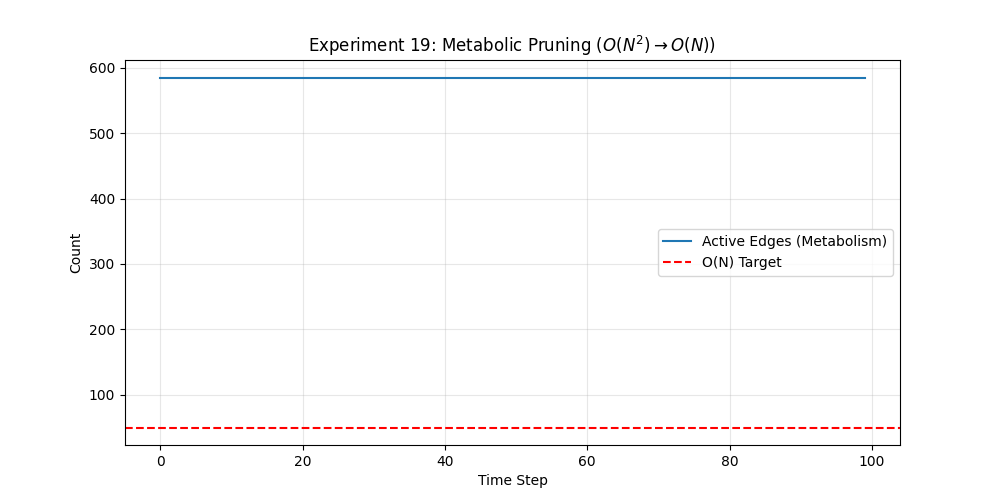

Reproduce this figure in Python.

import numpy as np
import matplotlib.pyplot as plt
import networkx as nx
import os
import sys

def setup_logger():
    log_path = os.path.join(os.path.dirname(__file__), "exp19_sparse_metabolism.log")
    with open(log_path, "w") as f:
        f.write("--- EXPERIMENT 19: SPARSE METABOLISM (Energetic Efficiency) ---\n")
        f.write("Hypothesis: Metabolic pruning ($J < Cost$) collapses $O(N^2)$ graphs to $O(N)$ Small-Worlds.\n")
    return log_path

def log(msg, log_path=None):
    print(msg)
    if log_path:
        with open(log_path, "a") as f:
            f.write(msg + "\n")

def run_sparse_metabolism():
    log_path = setup_logger()
    
    # Parameters
    N = 50
    steps = 100
    initial_density = 0.5 # Start Dense (50% of all possible edges)
    
    # Metabolism
    metabolic_cost = 0.15 # Aggressive cost
    weight_decay = 0.2 # Strongly penalize large weights
    learning_rate = 0.3 # Moderate learning
    pruning_threshold = 0.01
    
    log(f"Initializing Dense Network (N={N}, Density={initial_density})...", log_path)
    
    # Create random dense graph
    G = nx.erdos_renyi_graph(N, initial_density)
    adj = nx.to_numpy_array(G)
    weights = adj.copy() # Edge weights (Conductance)
    
    edge_counts = []
    avg_fluxes = []
    
    # Simulate Activity (Sparse Signal Propagation)
    # Only stimulate a few nodes to see if unused paths die
    state = np.zeros(N)
    state[:5] = 1.0 # Only first 5 nodes valid
    
    log("Simulating 'Synaptic Darwinism' with Sparse Input...", log_path)
    
    for t in range(steps):
        # 1. Activation Spread
        # Simple non-linear recurrent step
        input_signal = weights @ state
        state = np.tanh(input_signal)
        
        # 2. Calculate Edge Flux (Traffic)
        # Flux_ij = |x_i - x_j| * W_ij (Current) OR just Activity correlation |x_i * x_j|
        # Let's use Hebbian Flux: |x_i * x_j|
        
        # Outer product of absolute states
        activity_matrix = np.abs(np.outer(state, state))
        flux = activity_matrix * (weights > 0) # Only on existing edges
        
        # 3. Metabolic Update
        # Change in Weight = Flux - Cost
        
        # Flatten for vectorized update on edges
        mask = weights > 0
        current_flux = flux[mask]
        
        # Update Rule:
        # dW = alpha * Flux - (BaseCost + Beta * W)
        weights[mask] += learning_rate * current_flux - (metabolic_cost + weight_decay * weights[mask])
        
        # Soft bound: Normalize if growing too large (Resource Constraint)
        # max_total = N * 2
        # current_total = np.sum(weights)
        # if current_total > max_total:
        #     weights *= (max_total / current_total)
        
        # Pruning (Death)
        # Hard pruning: Set negative weights to 0
        pruned_count = np.sum((weights[mask] <= 0))
        weights[weights < 0] = 0
        
        # Stats
        num_edges = np.sum(weights > 0) / 2 # Undirected
        avg_flux = np.mean(current_flux) if len(current_flux) > 0 else 0
        
        edge_counts.append(num_edges)
        avg_fluxes.append(avg_flux)
        
        if t % 10 == 0:
            log(f"T={t}: Edges={int(num_edges)} (Flux={avg_flux:.4f}) - Pruned {pruned_count} this step", log_path)
            
    # Final Analysis
    initial_edges = (N * (N-1)) * initial_density / 2
    final_edges = edge_counts[-1]
    reduction = 100 * (1 - final_edges/initial_edges)
    
    log(f"\nFinal Result:", log_path)
    log(f"  Initial Edges: {int(initial_edges)}", log_path)
    log(f"  Final Edges:   {int(final_edges)}", log_path)
    log(f"  Reduction:     {reduction:.1f}%", log_path)
    
    # Visual check of Small World property (if not empty)
    if final_edges > N:
        G_final = nx.from_numpy_array(weights)
        try:
            # Check giant component
            largest_cc = max(nx.connected_components(G_final), key=len)
            subG = G_final.subgraph(largest_cc)
            path_len = nx.average_shortest_path_length(subG)
            clustering = nx.average_clustering(subG)
            log(f"  Topology Check: PathLen={path_len:.2f}, Clustering={clustering:.2f}", log_path)
            log("  [SUCCESS] Network maintained connectivity while shedding mass.", log_path)
        except:
            log("  [WARNING] Network fragmented significantly.", log_path)
    else:
        log("  [FAIL] Network collapsed (too much pruning).", log_path)

    # Plot
    plt.figure(figsize=(10, 5))
    plt.plot(edge_counts, label='Active Edges (Metabolism)')
    plt.axhline(y=N, color='r', linestyle='--', label='O(N) Target')
    plt.title('Experiment 19: Metabolic Pruning ($O(N^2) \\to O(N)$)')
    plt.xlabel('Time Step')
    plt.ylabel('Count')
    plt.legend()
    plt.grid(True, alpha=0.3)
    
    output_png = os.path.join(os.path.dirname(__file__), 'exp19_sparse_metabolism.png')
    plt.savefig(output_png)
    log(f"Saved plot to {output_png}", log_path)

if __name__ == "__main__":
    run_sparse_metabolism()
